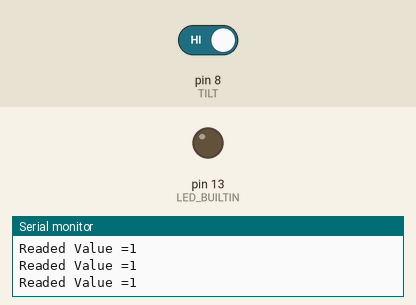
Recording of a sketch running on a simulated Arduino Uno, built with avr-gcc and run on an emulated ATmega328P. Shown: output pins drawn as LEDs (lit = HIGH), the last lines printed to the serial monitor. Inputs (shaded band) come from the test bench; at power-on: pin 8 (TILT) HIGH.

Above: at 1.8 s.
1.9 s: pin 8 (TILT) driven LOW
At 2.8 s:
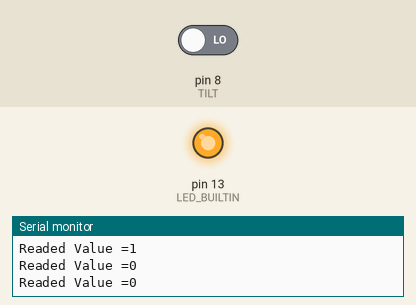
3.5 s: pin 8 (TILT) driven HIGH
At 3.9 s:
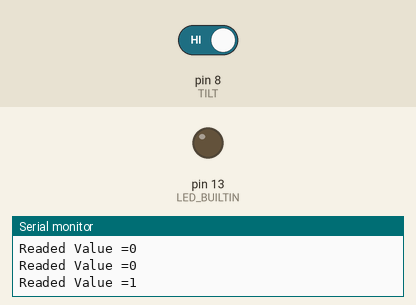
Timing chart, 0 to 6.5 s (numbered marks = the images above; inputs shaded):
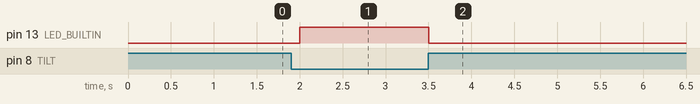

The sketch:

slope_cencer.ino
```cpp
// C++ code
//
// 기울기 센터 작
int TILT = 8;
int GLED = 6;
int RLED = 5;

void setup()
{
  Serial.begin(9600);
  pinMode(TILT, INPUT_PULLUP);
  pinMode(LED_BUILTIN, OUTPUT);
}

void loop()
{
  int tiltVal = digitalRead(TILT);
  Serial.print("Readed Value =");
  Serial.println(tiltVal);
  if(tiltVal == LOW){
  	digitalWrite(LED_BUILTIN,HIGH);
    delay(500);
  }else{
    digitalWrite(LED_BUILTIN,LOW);
    delay(500);
  }
}
```

Measured:
- after the input at 1.9 s, pin 13 (LED_BUILTIN): LOW → HIGH after 0.10 s
- after the input at 3.5 s, pin 13 (LED_BUILTIN): HIGH → LOW at once
